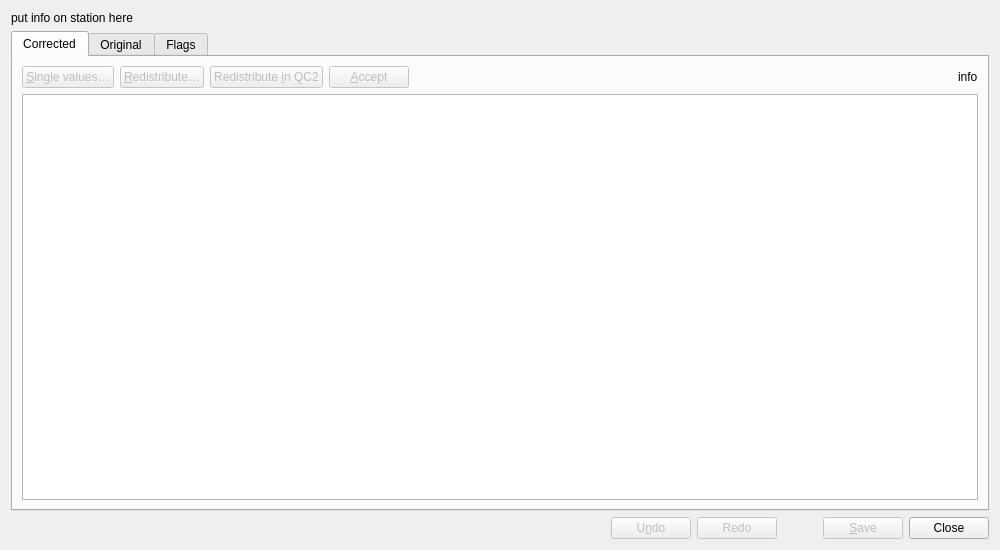
<?xml version="1.0" encoding="UTF-8"?>
<ui version="4.0">
 <class>WeatherDialog</class>
 <widget class="QDialog" name="WeatherDialog">
  <property name="geometry">
   <rect>
    <x>0</x>
    <y>0</y>
    <width>1000</width>
    <height>550</height>
   </rect>
  </property>
  <property name="windowTitle">
   <string>WatchWeather</string>
  </property>
  <layout class="QVBoxLayout" name="verticalLayout">
   <item>
    <widget class="QLabel" name="labelStationInfo">
     <property name="text">
      <string notr="true">put info on station here</string>
     </property>
     <property name="wordWrap">
      <bool>true</bool>
     </property>
    </widget>
   </item>
   <item>
    <widget class="QTabWidget" name="tabWidget">
     <property name="currentIndex">
      <number>0</number>
     </property>
     <widget class="QWidget" name="tabCorrected">
      <attribute name="title">
       <string>Corrected</string>
      </attribute>
      <layout class="QVBoxLayout" name="verticalLayout_2">
       <item>
        <layout class="QHBoxLayout" name="horizontalLayout_2">
         <item>
          <widget class="QPushButton" name="buttonEdit">
           <property name="enabled">
            <bool>false</bool>
           </property>
           <property name="text">
            <string>&amp;Single values…</string>
           </property>
           <property name="autoDefault">
            <bool>false</bool>
           </property>
          </widget>
         </item>
         <item>
          <widget class="QPushButton" name="buttonRedist">
           <property name="enabled">
            <bool>false</bool>
           </property>
           <property name="text">
            <string>&amp;Redistribute…</string>
           </property>
           <property name="autoDefault">
            <bool>false</bool>
           </property>
          </widget>
         </item>
         <item>
          <widget class="QPushButton" name="buttonRedistQC2">
           <property name="enabled">
            <bool>false</bool>
           </property>
           <property name="text">
            <string>Redistribute &amp;in QC2</string>
           </property>
           <property name="autoDefault">
            <bool>false</bool>
           </property>
          </widget>
         </item>
         <item>
          <widget class="QPushButton" name="buttonAcceptRow">
           <property name="enabled">
            <bool>false</bool>
           </property>
           <property name="text">
            <string>&amp;Accept</string>
           </property>
           <property name="autoDefault">
            <bool>false</bool>
           </property>
          </widget>
         </item>
         <item>
          <spacer name="spacer3">
           <property name="orientation">
            <enum>Qt::Horizontal</enum>
           </property>
           <property name="sizeHint" stdset="0">
            <size>
             <width>40</width>
             <height>20</height>
            </size>
           </property>
          </spacer>
         </item>
         <item>
          <widget class="QLabel" name="labelInfoRR">
           <property name="text">
            <string notr="true">info</string>
           </property>
          </widget>
         </item>
        </layout>
       </item>
       <item>
        <widget class="QTableView" name="tableCorrected">
         <property name="selectionMode">
          <enum>QAbstractItemView::ContiguousSelection</enum>
         </property>
         <attribute name="verticalHeaderDefaultSectionSize">
          <number>20</number>
         </attribute>
        </widget>
       </item>
      </layout>
     </widget>
     <widget class="QWidget" name="tabOriginal">
      <attribute name="title">
       <string>Original</string>
      </attribute>
      <layout class="QVBoxLayout" name="verticalLayout_3">
       <item>
        <widget class="QTableView" name="tableOriginal">
         <property name="selectionMode">
          <enum>QAbstractItemView::ContiguousSelection</enum>
         </property>
         <attribute name="verticalHeaderDefaultSectionSize">
          <number>20</number>
         </attribute>
        </widget>
       </item>
      </layout>
     </widget>
     <widget class="QWidget" name="tabFlags">
      <attribute name="title">
       <string>Flags</string>
      </attribute>
      <layout class="QVBoxLayout" name="verticalLayout_4">
       <item>
        <widget class="QTableView" name="tableFlags">
         <property name="selectionMode">
          <enum>QAbstractItemView::ContiguousSelection</enum>
         </property>
         <attribute name="verticalHeaderDefaultSectionSize">
          <number>20</number>
         </attribute>
        </widget>
       </item>
      </layout>
     </widget>
    </widget>
   </item>
   <item>
    <layout class="QHBoxLayout" name="horizontalLayout">
     <item>
      <spacer name="spacer1">
       <property name="orientation">
        <enum>Qt::Horizontal</enum>
       </property>
       <property name="sizeHint" stdset="0">
        <size>
         <width>40</width>
         <height>20</height>
        </size>
       </property>
      </spacer>
     </item>
     <item>
      <widget class="QPushButton" name="buttonUndo">
       <property name="enabled">
        <bool>false</bool>
       </property>
       <property name="text">
        <string>U&amp;ndo</string>
       </property>
       <property name="autoDefault">
        <bool>false</bool>
       </property>
      </widget>
     </item>
     <item>
      <widget class="QPushButton" name="buttonRedo">
       <property name="enabled">
        <bool>false</bool>
       </property>
       <property name="toolTip">
        <string>Redo is not yet implemented, sorry.</string>
       </property>
       <property name="text">
        <string>Redo</string>
       </property>
       <property name="autoDefault">
        <bool>false</bool>
       </property>
      </widget>
     </item>
     <item>
      <spacer name="spacer2">
       <property name="orientation">
        <enum>Qt::Horizontal</enum>
       </property>
       <property name="sizeType">
        <enum>QSizePolicy::Preferred</enum>
       </property>
       <property name="sizeHint" stdset="0">
        <size>
         <width>40</width>
         <height>20</height>
        </size>
       </property>
      </spacer>
     </item>
     <item>
      <widget class="QPushButton" name="buttonSave">
       <property name="enabled">
        <bool>false</bool>
       </property>
       <property name="text">
        <string>&amp;Save</string>
       </property>
       <property name="autoDefault">
        <bool>false</bool>
       </property>
      </widget>
     </item>
     <item>
      <widget class="QPushButton" name="buttonClose">
       <property name="text">
        <string>Close</string>
       </property>
       <property name="autoDefault">
        <bool>false</bool>
       </property>
      </widget>
     </item>
    </layout>
   </item>
  </layout>
 </widget>
 <tabstops>
  <tabstop>tableCorrected</tabstop>
  <tabstop>buttonSave</tabstop>
  <tabstop>buttonClose</tabstop>
 </tabstops>
 <resources/>
 <connections>
  <connection>
   <sender>buttonRedist</sender>
   <signal>clicked()</signal>
   <receiver>WeatherDialog</receiver>
   <slot>onRedistribute()</slot>
   <hints>
    <hint type="sourcelabel">
     <x>239</x>
     <y>95</y>
    </hint>
    <hint type="destinationlabel">
     <x>171</x>
     <y>494</y>
    </hint>
   </hints>
  </connection>
  <connection>
   <sender>buttonEdit</sender>
   <signal>clicked()</signal>
   <receiver>WeatherDialog</receiver>
   <slot>onEdit()</slot>
   <hints>
    <hint type="sourcelabel">
     <x>130</x>
     <y>95</y>
    </hint>
    <hint type="destinationlabel">
     <x>149</x>
     <y>514</y>
    </hint>
   </hints>
  </connection>
  <connection>
   <sender>buttonSave</sender>
   <signal>clicked()</signal>
   <receiver>WeatherDialog</receiver>
   <slot>accept()</slot>
   <hints>
    <hint type="sourcelabel">
     <x>1098</x>
     <y>589</y>
    </hint>
    <hint type="destinationlabel">
     <x>498</x>
     <y>485</y>
    </hint>
   </hints>
  </connection>
  <connection>
   <sender>buttonClose</sender>
   <signal>clicked()</signal>
   <receiver>WeatherDialog</receiver>
   <slot>reject()</slot>
   <hints>
    <hint type="sourcelabel">
     <x>1189</x>
     <y>589</y>
    </hint>
    <hint type="destinationlabel">
     <x>519</x>
     <y>515</y>
    </hint>
   </hints>
  </connection>
  <connection>
   <sender>buttonUndo</sender>
   <signal>clicked()</signal>
   <receiver>WeatherDialog</receiver>
   <slot>onUndo()</slot>
   <hints>
    <hint type="sourcelabel">
     <x>870</x>
     <y>589</y>
    </hint>
    <hint type="destinationlabel">
     <x>136</x>
     <y>582</y>
    </hint>
   </hints>
  </connection>
  <connection>
   <sender>buttonRedistQC2</sender>
   <signal>clicked()</signal>
   <receiver>WeatherDialog</receiver>
   <slot>onRedistributeQC2()</slot>
   <hints>
    <hint type="sourcelabel">
     <x>380</x>
     <y>95</y>
    </hint>
    <hint type="destinationlabel">
     <x>277</x>
     <y>568</y>
    </hint>
   </hints>
  </connection>
  <connection>
   <sender>buttonAcceptRow</sender>
   <signal>clicked()</signal>
   <receiver>WeatherDialog</receiver>
   <slot>onAcceptRow()</slot>
   <hints>
    <hint type="sourcelabel">
     <x>471</x>
     <y>95</y>
    </hint>
    <hint type="destinationlabel">
     <x>348</x>
     <y>565</y>
    </hint>
   </hints>
  </connection>
 </connections>
 <slots>
  <slot>onRedistribute()</slot>
  <slot>onEdit()</slot>
  <slot>onUndo()</slot>
  <slot>onRedistributeQC2()</slot>
  <slot>onAcceptRow()</slot>
  <slot>onShowNeighbors()</slot>
  <slot>onNeighborDataDateChanged(QDate)</slot>
 </slots>
</ui>
